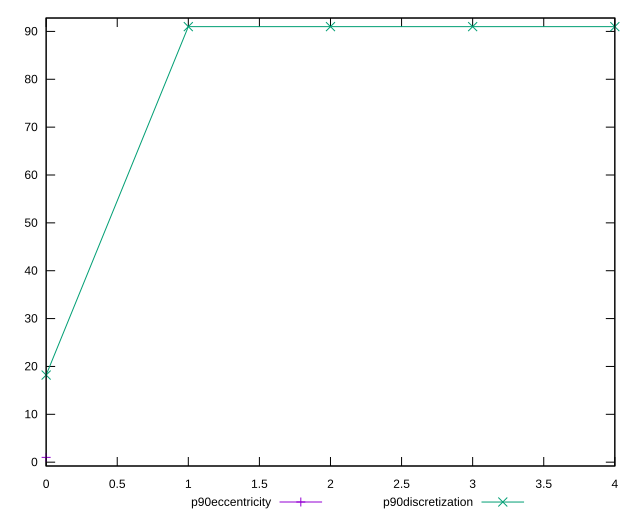

gnuplot code for this plot:
reset

$p90Eccentricity <<EOF
0 1.0000000000000024
EOF

$p90Discretization <<EOF
0 18.2
1 91
2 91
3 91
4 91
EOF

set key outside below
set xrange [0:4]
set yrange [-0.7999999999999976:92.8]
set trange [-0.7999999999999976:92.8]
set terminal svg size 640, 520 enhanced background rgb 'white'
set output "report_00009_2021-02-08T22-37-41.559Z/offscreen-images/progression/eccentricity.svg"

plot $p90Eccentricity title "p90eccentricity" with linespoints, \
     $p90Discretization title "p90discretization" with linespoints

reset
